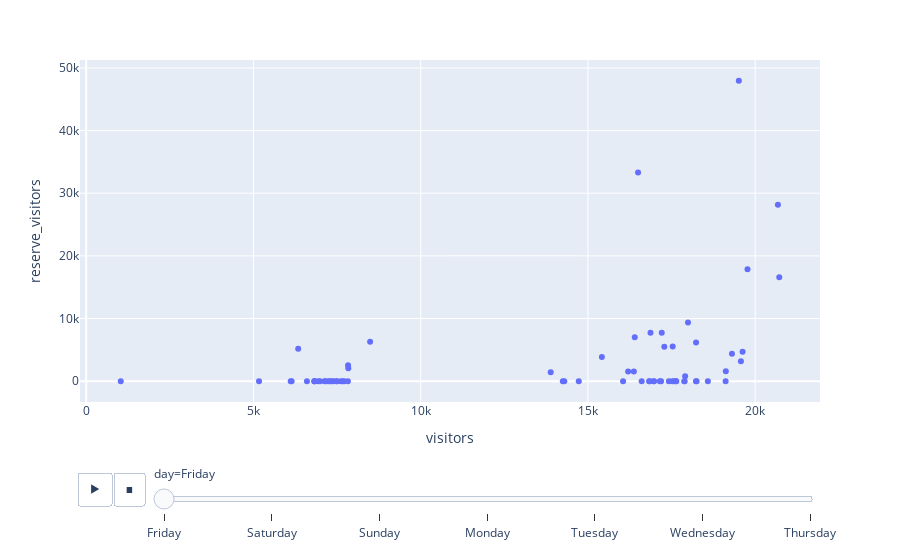

The code cell stored with this chart in its notebook:
### Code cell
px.scatter(data, x='visitors', y='reserve_visitors',animation_frame='day')

### Figure 1 — Plotly figure (JSON) as saved in the notebook; plotly's stock layout.template omitted (floating-point values rounded to 4 significant figures)
{"data": [{"hovertemplate": "day=Friday<br>visitors=%{x}<br>reserve_visitors=%{y}<extra></extra>", "legendgroup": "", "marker": {"color": "#636efa", "symbol": "circle"}, "mode": "markers", "name": "", "orientation": "v", "showlegend": false, "type": "scatter", "x": [1033, 6115, 6817, 6830, 6141, 6599, 6338, 6828, 7395, 6934, 7156, 7836, 8488, 7342, 7610, 7495, 7714, 7829, 5167, 7285, 7236, 7126, 6992, 7485, 7825, 7667, 18586, 17889, 17421, 17523, 18248, 16979, 14250, 16607, 17642, 16051, 17149, 16959, 14726, 17881, 16844, 17186, 17570, 16830, 14294, 15417, 17283, 16871, 17630, 19771, 20680, 19306, 16499, 13887, 16374, 16400, 18230, 16202, 17207, 17992, 18233, 17534, 19116, 19512, 20720, 19122, 17906, 19574, 19624], "xaxis": "x", "y": [0, 0, 0, 0, 0, 0, 5166, 0, 0, 0, 0, 2051, 6300, 0, 0, 0, 0, 2520, 0, 0, 0, 0, 0, 0, 0, 0, 0, 0, 0, 0, 0, 0, 0, 0, 0, 0, 0, 0, 0, 0, 0, 0, 0, 0, 0, 3845, 5481, 7710, 0, 17871, 28152, 4356, 33292, 1434, 1548, 7020, 0, 1560, 7740, 9348, 6184, 5537, 0, 47940, 16569, 1572, 783, 3164, 4704], "yaxis": "y"}], "layout": {"legend": {"tracegroupgap": 0}, "margin": {"t": 60}, "sliders": [{"active": 0, "currentvalue": {"prefix": "day="}, "len": 0.9, "pad": {"b": 10, "t": 60}, "steps": [{"args": [["Friday"], {"frame": {"duration": 0, "redraw": false}, "fromcurrent": true, "mode": "immediate", "transition": {"duration": 0, "easing": "linear"}}], "label": "Friday", "method": "animate"}, {"args": [["Saturday"], {"frame": {"duration": 0, "redraw": false}, "fromcurrent": true, "mode": "immediate", "transition": {"duration": 0, "easing": "linear"}}], "label": "Saturday", "method": "animate"}, {"args": [["Sunday"], {"frame": {"duration": 0, "redraw": false}, "fromcurrent": true, "mode": "immediate", "transition": {"duration": 0, "easing": "linear"}}], "label": "Sunday", "method": "animate"}, {"args": [["Monday"], {"frame": {"duration": 0, "redraw": false}, "fromcurrent": true, "mode": "immediate", "transition": {"duration": 0, "easing": "linear"}}], "label": "Monday", "method": "animate"}, {"args": [["Tuesday"], {"frame": {"duration": 0, "redraw": false}, "fromcurrent": true, "mode": "immediate", "transition": {"duration": 0, "easing": "linear"}}], "label": "Tuesday", "method": "animate"}, {"args": [["Wednesday"], {"frame": {"duration": 0, "redraw": false}, "fromcurrent": true, "mode": "immediate", "transition": {"duration": 0, "easing": "linear"}}], "label": "Wednesday", "method": "animate"}, {"args": [["Thursday"], {"frame": {"duration": 0, "redraw": false}, "fromcurrent": true, "mode": "immediate", "transition": {"duration": 0, "easing": "linear"}}], "label": "Thursday", "method": "animate"}], "x": 0.1, "xanchor": "left", "y": 0, "yanchor": "top"}], "updatemenus": [{"buttons": [{"args": [null, {"frame": {"duration": 500, "redraw": false}, "fromcurrent": true, "mode": "immediate", "transition": {"duration": 500, "easing": "linear"}}], "label": "&#9654;", "method": "animate"}, {"args": [[null], {"frame": {"duration": 0, "redraw": false}, "fromcurrent": true, "mode": "immediate", "transition": {"duration": 0, "easing": "linear"}}], "label": "&#9724;", "method": "animate"}], "direction": "left", "pad": {"r": 10, "t": 70}, "showactive": false, "type": "buttons", "x": 0.1, "xanchor": "right", "y": 0, "yanchor": "top"}], "xaxis": {"anchor": "y", "domain": [0, 1], "title": {"text": "visitors"}}, "yaxis": {"anchor": "x", "domain": [0, 1], "title": {"text": "reserve_visitors"}}}}
